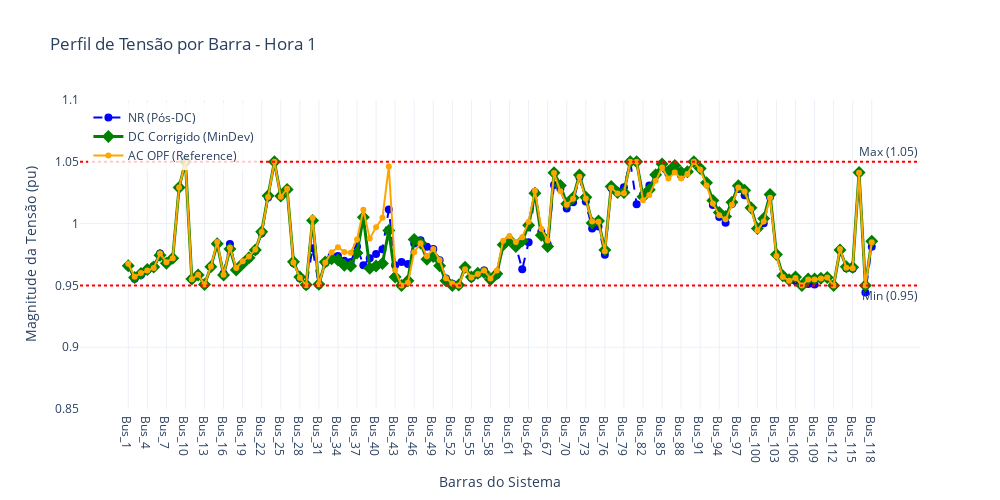

The cell this chart's notebook holds for it:
### Code cell
# Define a hora de interesse
h_plot = 1
# Garante que os dados estão em formato numpy para indexação fácil
# (Caso já não estejam)
v_nr   = np.array(tensions_nr)
v_corr = np.array(tensions_dc_corr)
v_ac   = np.array(tensions_ac)

# Nomes das barras para o eixo X
bus_names = [b.name for b in NET.buses]

fig = go.Figure()

# --- 1. NR (Estado Violado/Inicial) ---
fig.add_trace(go.Scatter(
    x=bus_names, 
    y=v_nr[h_plot], 
    mode='lines+markers', 
    name='NR (Pós-DC)',
    line=dict(color='blue', width=2, dash='dash'),
    marker=dict(size=8)
))

# --- 2. DC Corrigido (Sua Solução) ---
fig.add_trace(go.Scatter(
    x=bus_names, 
    y=v_corr[h_plot], 
    mode='lines+markers', 
    name='DC Corrigido (MinDev)',
    line=dict(color='green', width=3),
    marker=dict(size=10, symbol='diamond')
))

# --- 3. AC OPF (Referência) ---
fig.add_trace(go.Scatter(
    x=bus_names, 
    y=v_ac[h_plot], 
    mode='lines+markers', 
    name='AC OPF (Reference)',
    line=dict(color='orange', width=2),
    marker=dict(size=6)
))

# --- Linhas de Limite (0.95 e 1.05) ---
fig.add_hline(y=0.95, line_dash="dot", line_color="red", annotation_text="Min (0.95)", annotation_position="bottom right")
fig.add_hline(y=1.05, line_dash="dot", line_color="red", annotation_text="Max (1.05)", annotation_position="top right")

# --- Layout ---
fig.update_layout(
    title=f"Perfil de Tensão por Barra - Hora {h_plot}",
    xaxis_title="Barras do Sistema",
    yaxis_title="Magnitude da Tensão (pu)",
    width=1000,
    height=500,
    yaxis=dict(range=[0.85, 1.1]), # Fixa o zoom para ver bem as violações
    legend=dict(x=0.01, y=0.99, bgcolor='rgba(255, 255, 255, 0.8)'),
    template="plotly_white",
    hovermode="x unified" # Facilita comparar os 3 valores passando o mouse
)

fig.show()

### Figure 1 — Plotly figure (JSON) as saved in the notebook; plotly's stock layout.template omitted (floating-point values rounded to 4 significant figures)
{"data": [{"line": {"color": "blue", "dash": "dash", "width": 2}, "marker": {"size": 8}, "mode": "lines+markers", "name": "NR (Pós-DC)", "type": "scatter", "x": ["Bus_1", "Bus_2", "Bus_3", "Bus_4", "Bus_5", "Bus_6", "Bus_7", "Bus_8", "Bus_9", "Bus_10", "Bus_11", "Bus_12", "Bus_13", "Bus_14", "Bus_15", "Bus_16", "Bus_17", "Bus_18", "Bus_19", "Bus_20", "Bus_21", "Bus_22", "Bus_23", "Bus_24", "Bus_25", "Bus_26", "Bus_27", "Bus_28", "Bus_29", "Bus_30", "Bus_31", "Bus_32", "Bus_33", "Bus_34", "Bus_35", "Bus_36", "Bus_37", "Bus_38", "Bus_39", "Bus_40", "Bus_41", "Bus_42", "Bus_43", "Bus_44", "Bus_45", "Bus_46", "Bus_47", "Bus_48", "Bus_49", "Bus_50", "Bus_51", "Bus_52", "Bus_53", "Bus_54", "Bus_55", "Bus_56", "Bus_57", "Bus_58", "Bus_59", "Bus_60", "Bus_61", "Bus_62", "Bus_63", "Bus_64", "Bus_65", "Bus_66", "Bus_67", "Bus_68", "Bus_69", "Bus_70", "Bus_71", "Bus_72", "Bus_73", "Bus_74", "Bus_75", "Bus_76", "Bus_77", "Bus_78", "Bus_79", "Bus_80", "Bus_81", "Bus_82", "Bus_83", "Bus_84", "Bus_85", "Bus_86", "Bus_87", "Bus_88", "Bus_89", "Bus_90", "Bus_91", "Bus_92", "Bus_93", "Bus_94", "Bus_95", "Bus_96", "Bus_97", "Bus_98", "Bus_99", "Bus_100", "Bus_101", "Bus_102", "Bus_103", "Bus_104", "Bus_105", "Bus_106", "Bus_107", "Bus_108", "Bus_109", "Bus_110", "Bus_111", "Bus_112", "Bus_113", "Bus_114", "Bus_115", "Bus_116", "Bus_117", "Bus_118"], "y": [0.9655, 0.9554, 0.9585, 0.9626, 0.9657, 0.9759, 0.9688, 0.972, 1.029, 1.05, 0.9552, 0.9585, 0.9505, 0.9649, 0.984, 0.9596, 0.9834, 0.9628, 0.9677, 0.9719, 0.9778, 0.9923, 1.021, 1.05, 1.022, 1.028, 0.9681, 0.9559, 0.9498, 0.98, 0.9504, 0.9681, 0.9736, 0.9737, 0.9699, 0.9689, 0.9815, 0.9663, 0.9719, 0.9754, 0.9792, 1.011, 0.9663, 0.9689, 0.9674, 0.984, 0.9865, 0.9812, 0.9796, 0.9704, 0.9556, 0.9513, 0.9503, 0.9638, 0.9559, 0.959, 0.962, 0.9554, 0.9585, 0.9828, 0.9867, 0.9817, 0.963, 0.9848, 1.026, 0.9935, 0.9833, 1.031, 1.028, 1.012, 1.017, 1.038, 1.018, 0.9961, 0.9976, 0.9748, 1.029, 1.026, 1.029, 1.05, 1.016, 1.023, 1.031, 1.039, 1.048, 1.041, 1.047, 1.039, 1.042, 1.05, 1.045, 1.033, 1.015, 1.005, 1.001, 1.016, 1.028, 1.023, 1.013, 0.996, 1.0, 1.022, 0.975, 0.9579, 0.9545, 0.9535, 0.95, 0.9511, 0.9507, 0.9558, 0.9565, 0.95, 0.9789, 0.9639, 0.9636, 1.041, 0.9443, 0.9813]}, {"line": {"color": "green", "width": 3}, "marker": {"size": 10, "symbol": "diamond"}, "mode": "lines+markers", "name": "DC Corrigido (MinDev)", "type": "scatter", "x": ["Bus_1", "Bus_2", "Bus_3", "Bus_4", "Bus_5", "Bus_6", "Bus_7", "Bus_8", "Bus_9", "Bus_10", "Bus_11", "Bus_12", "Bus_13", "Bus_14", "Bus_15", "Bus_16", "Bus_17", "Bus_18", "Bus_19", "Bus_20", "Bus_21", "Bus_22", "Bus_23", "Bus_24", "Bus_25", "Bus_26", "Bus_27", "Bus_28", "Bus_29", "Bus_30", "Bus_31", "Bus_32", "Bus_33", "Bus_34", "Bus_35", "Bus_36", "Bus_37", "Bus_38", "Bus_39", "Bus_40", "Bus_41", "Bus_42", "Bus_43", "Bus_44", "Bus_45", "Bus_46", "Bus_47", "Bus_48", "Bus_49", "Bus_50", "Bus_51", "Bus_52", "Bus_53", "Bus_54", "Bus_55", "Bus_56", "Bus_57", "Bus_58", "Bus_59", "Bus_60", "Bus_61", "Bus_62", "Bus_63", "Bus_64", "Bus_65", "Bus_66", "Bus_67", "Bus_68", "Bus_69", "Bus_70", "Bus_71", "Bus_72", "Bus_73", "Bus_74", "Bus_75", "Bus_76", "Bus_77", "Bus_78", "Bus_79", "Bus_80", "Bus_81", "Bus_82", "Bus_83", "Bus_84", "Bus_85", "Bus_86", "Bus_87", "Bus_88", "Bus_89", "Bus_90", "Bus_91", "Bus_92", "Bus_93", "Bus_94", "Bus_95", "Bus_96", "Bus_97", "Bus_98", "Bus_99", "Bus_100", "Bus_101", "Bus_102", "Bus_103", "Bus_104", "Bus_105", "Bus_106", "Bus_107", "Bus_108", "Bus_109", "Bus_110", "Bus_111", "Bus_112", "Bus_113", "Bus_114", "Bus_115", "Bus_116", "Bus_117", "Bus_118"], "y": [0.9659, 0.9564, 0.9596, 0.9629, 0.9649, 0.9744, 0.968, 0.972, 1.029, 1.05, 0.9552, 0.9585, 0.9506, 0.965, 0.9836, 0.9585, 0.9795, 0.9626, 0.9674, 0.9723, 0.9786, 0.9934, 1.022, 1.05, 1.022, 1.028, 0.9691, 0.9568, 0.9505, 1.003, 0.951, 0.969, 0.9715, 0.9705, 0.9664, 0.9657, 0.9761, 1.005, 0.9639, 0.9658, 0.9677, 0.9944, 0.9569, 0.95, 0.9538, 0.987, 0.9842, 0.9711, 0.9733, 0.9658, 0.9537, 0.95, 0.9504, 0.9646, 0.9568, 0.9598, 0.9604, 0.9547, 0.9594, 0.9829, 0.9868, 0.9816, 0.9861, 0.9987, 1.025, 0.9907, 0.9815, 1.041, 1.031, 1.016, 1.021, 1.039, 1.021, 1.0, 1.002, 0.9786, 1.03, 1.025, 1.025, 1.05, 1.05, 1.022, 1.027, 1.04, 1.048, 1.042, 1.047, 1.042, 1.042, 1.05, 1.045, 1.033, 1.019, 1.009, 1.006, 1.017, 1.031, 1.027, 1.013, 0.996, 1.004, 1.023, 0.975, 0.9579, 0.9545, 0.9567, 0.95, 0.9552, 0.9551, 0.9558, 0.9565, 0.95, 0.9786, 0.965, 0.9647, 1.041, 0.95, 0.9858]}, {"line": {"color": "orange", "width": 2}, "marker": {"size": 6}, "mode": "lines+markers", "name": "AC OPF (Reference)", "type": "scatter", "x": ["Bus_1", "Bus_2", "Bus_3", "Bus_4", "Bus_5", "Bus_6", "Bus_7", "Bus_8", "Bus_9", "Bus_10", "Bus_11", "Bus_12", "Bus_13", "Bus_14", "Bus_15", "Bus_16", "Bus_17", "Bus_18", "Bus_19", "Bus_20", "Bus_21", "Bus_22", "Bus_23", "Bus_24", "Bus_25", "Bus_26", "Bus_27", "Bus_28", "Bus_29", "Bus_30", "Bus_31", "Bus_32", "Bus_33", "Bus_34", "Bus_35", "Bus_36", "Bus_37", "Bus_38", "Bus_39", "Bus_40", "Bus_41", "Bus_42", "Bus_43", "Bus_44", "Bus_45", "Bus_46", "Bus_47", "Bus_48", "Bus_49", "Bus_50", "Bus_51", "Bus_52", "Bus_53", "Bus_54", "Bus_55", "Bus_56", "Bus_57", "Bus_58", "Bus_59", "Bus_60", "Bus_61", "Bus_62", "Bus_63", "Bus_64", "Bus_65", "Bus_66", "Bus_67", "Bus_68", "Bus_69", "Bus_70", "Bus_71", "Bus_72", "Bus_73", "Bus_74", "Bus_75", "Bus_76", "Bus_77", "Bus_78", "Bus_79", "Bus_80", "Bus_81", "Bus_82", "Bus_83", "Bus_84", "Bus_85", "Bus_86", "Bus_87", "Bus_88", "Bus_89", "Bus_90", "Bus_91", "Bus_92", "Bus_93", "Bus_94", "Bus_95", "Bus_96", "Bus_97", "Bus_98", "Bus_99", "Bus_100", "Bus_101", "Bus_102", "Bus_103", "Bus_104", "Bus_105", "Bus_106", "Bus_107", "Bus_108", "Bus_109", "Bus_110", "Bus_111", "Bus_112", "Bus_113", "Bus_114", "Bus_115", "Bus_116", "Bus_117", "Bus_118"], "y": [0.9675, 0.9569, 0.96, 0.962, 0.964, 0.9757, 0.9688, 0.972, 1.029, 1.05, 0.955, 0.9586, 0.9506, 0.9654, 0.9851, 0.9586, 0.9805, 0.9641, 0.9695, 0.9733, 0.979, 0.9931, 1.021, 1.05, 1.022, 1.028, 0.9685, 0.9563, 0.9502, 1.004, 0.9509, 0.9685, 0.9768, 0.9809, 0.9771, 0.9764, 0.9872, 1.011, 0.9878, 0.997, 1.005, 1.046, 0.9624, 0.95, 0.9521, 0.9769, 0.9842, 0.9736, 0.9795, 0.9705, 0.9558, 0.9515, 0.95, 0.9631, 0.9563, 0.9592, 0.9621, 0.9556, 0.9621, 0.9861, 0.99, 0.9852, 0.989, 1.001, 1.026, 0.9958, 0.9863, 1.041, 1.026, 1.015, 1.02, 1.038, 1.02, 1.002, 1.001, 0.9775, 1.029, 1.024, 1.025, 1.05, 1.05, 1.019, 1.023, 1.035, 1.045, 1.037, 1.041, 1.036, 1.04, 1.05, 1.044, 1.031, 1.016, 1.007, 1.003, 1.015, 1.029, 1.026, 1.012, 0.9943, 1.002, 1.021, 0.9738, 0.9568, 0.9537, 0.9559, 0.95, 0.9547, 0.9547, 0.9556, 0.9563, 0.95, 0.9795, 0.9643, 0.9639, 1.041, 0.95, 0.9849]}], "layout": {"annotations": [{"showarrow": false, "text": "Min (0.95)", "x": 1, "xanchor": "right", "xref": "x domain", "y": 0.95, "yanchor": "top", "yref": "y"}, {"showarrow": false, "text": "Max (1.05)", "x": 1, "xanchor": "right", "xref": "x domain", "y": 1.05, "yanchor": "bottom", "yref": "y"}], "height": 500, "hovermode": "x unified", "legend": {"bgcolor": "rgba(255, 255, 255, 0.8)", "x": 0.01, "y": 0.99}, "shapes": [{"line": {"color": "red", "dash": "dot"}, "type": "line", "x0": 0, "x1": 1, "xref": "x domain", "y0": 0.95, "y1": 0.95, "yref": "y"}, {"line": {"color": "red", "dash": "dot"}, "type": "line", "x0": 0, "x1": 1, "xref": "x domain", "y0": 1.05, "y1": 1.05, "yref": "y"}], "title": {"text": "Perfil de Tensão por Barra - Hora 1"}, "width": 1000, "xaxis": {"title": {"text": "Barras do Sistema"}}, "yaxis": {"range": [0.85, 1.1], "title": {"text": "Magnitude da Tensão (pu)"}}}}
